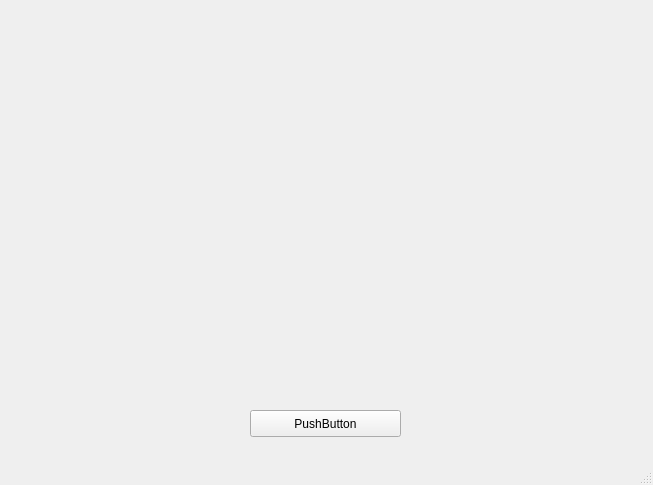
<?xml version="1.0" encoding="UTF-8"?>
<ui version="4.0">
 <class>SRWindow</class>
 <widget class="QMainWindow" name="SRWindow">
  <property name="geometry">
   <rect>
    <x>0</x>
    <y>0</y>
    <width>653</width>
    <height>485</height>
   </rect>
  </property>
  <property name="minimumSize">
   <size>
    <width>653</width>
    <height>485</height>
   </size>
  </property>
  <property name="maximumSize">
   <size>
    <width>653</width>
    <height>485</height>
   </size>
  </property>
  <property name="windowTitle">
   <string>SRWindow</string>
  </property>
  <property name="autoFillBackground">
   <bool>true</bool>
  </property>
  <property name="styleSheet">
   <string notr="true"/>
  </property>
  <widget class="QWidget" name="mainWindow">
   <property name="styleSheet">
    <string notr="true"/>
   </property>
   <widget class="QPushButton" name="rollButton">
    <property name="geometry">
     <rect>
      <x>250</x>
      <y>410</y>
      <width>151</width>
      <height>27</height>
     </rect>
    </property>
    <property name="styleSheet">
     <string notr="true"/>
    </property>
    <property name="text">
     <string>PushButton</string>
    </property>
   </widget>
   <widget class="QLabel" name="rollValue">
    <property name="geometry">
     <rect>
      <x>20</x>
      <y>70</y>
      <width>611</width>
      <height>231</height>
     </rect>
    </property>
    <property name="font">
     <font>
      <family>Sans</family>
      <pointsize>32</pointsize>
     </font>
    </property>
    <property name="styleSheet">
     <string notr="true"/>
    </property>
    <property name="text">
     <string/>
    </property>
   </widget>
  </widget>
  <widget class="QStatusBar" name="statusBar"/>
 </widget>
 <layoutdefault spacing="6" margin="11"/>
 <resources/>
 <connections/>
</ui>
